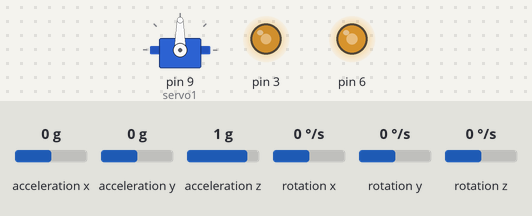
A sketch run on a simulated Arduino Uno, built with avr-gcc and run on an emulated ATmega328P. On the bench: servo, output pins drawn as LEDs (lit = HIGH). The test bench sets the inputs (shaded band); at power-on: acceleration x 0 g, acceleration y 0 g, acceleration z 1 g, rotation x 0 °/s, rotation y 0 °/s, rotation z 0 °/s.

Above: at 0.1 s.
Timing chart, 0 to 1.6 s (numbered marks = the images above):
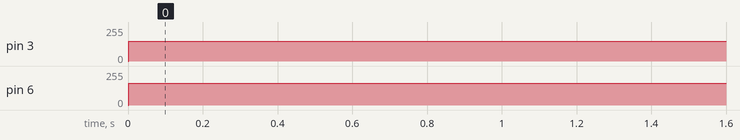

The sketch:

PID_Acceleration.ino
```cpp
#include <Servo.h>
#include <motor_control.h>
#include <HC_SR04.h>
#include <MPU6050.h>
#include <Timer.h>
#include <PID_v1.h>

#define ECHO_PIN 2
#define TRIG_PIN 10
#define ECHO_INT 0
#define SDA 4
#define SCL 5

Servo servo1;
HC_SR04 distance_sensor(TRIG_PIN, ECHO_PIN, ECHO_INT);
MPU6050 sensor(SDA, SCL);
Timer timer1(1000);

double input, output, setpoint=0.1, kp=1500, ki=0, kd=0;
PID controller(&input, &output, &setpoint, kp, ki, kd, DIRECT);

void setup() {
  Serial.begin(9600);

  servo1.attach(9);
  servo1.write(90);

  distance_sensor.begin();
  distance_sensor.start();

  sensor.initialize();
  sensor.calibrate();

  timer1.start();

  controller.SetSampleTime(25);
  controller.SetOutputLimits(-255,255);
  controller.SetMode(1);
}

void loop() {
  if(timer1.is_finished()) {
    setpoint *= -1;
    timer1.start();
  }

  sensor.update();
  input = sensor.get_accel('x');

  controller.Compute();
  moveRobot(-output);
}

void moveRobot(int num) {
  raw_motor_control(1.1*num,num);
}
```

Measured:
- by itself, pin 3: 0/255 → 150/255 at 0.00 s
- by itself, pin 6: 0/255 → 165/255 at 0.00 s
